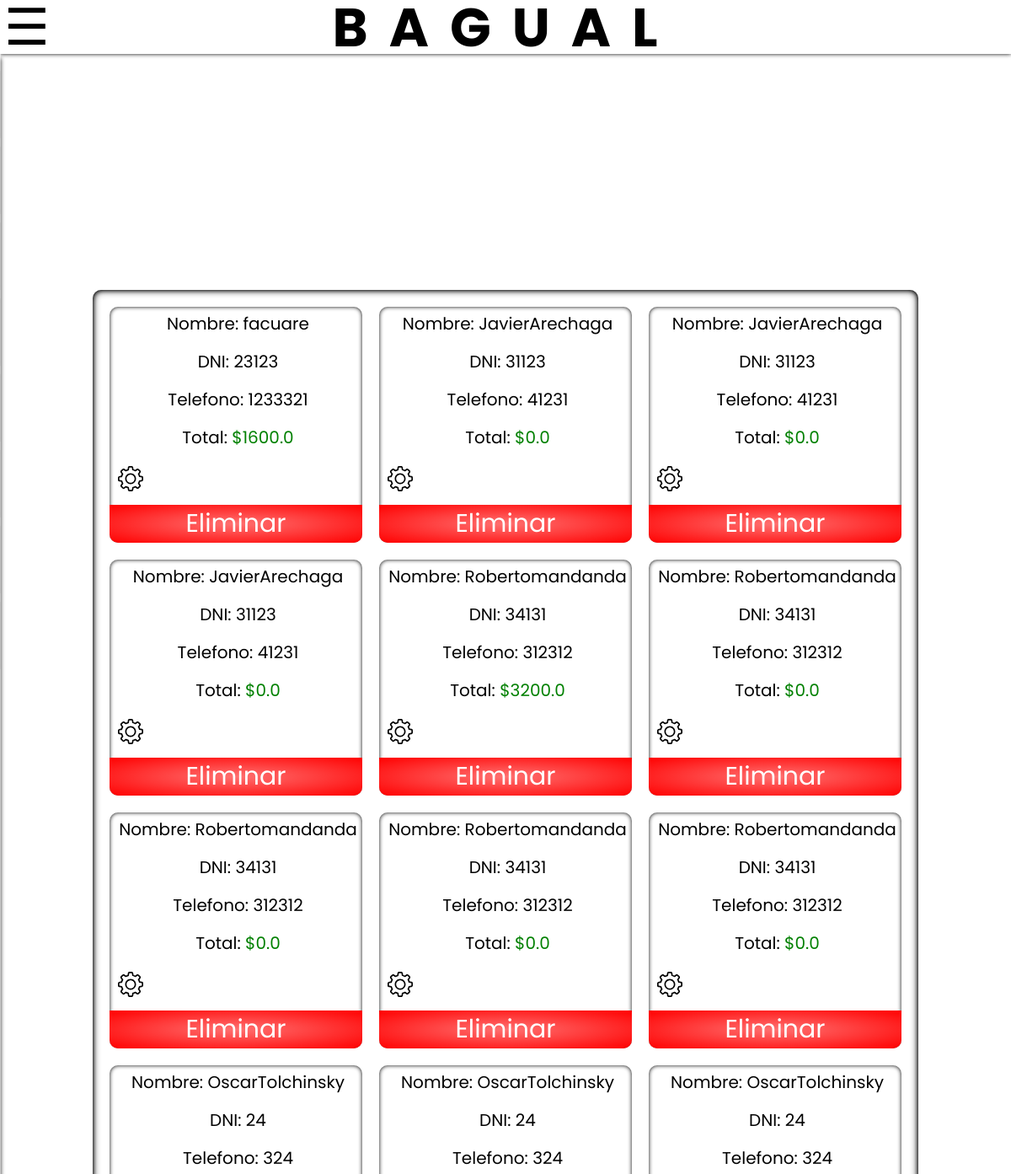
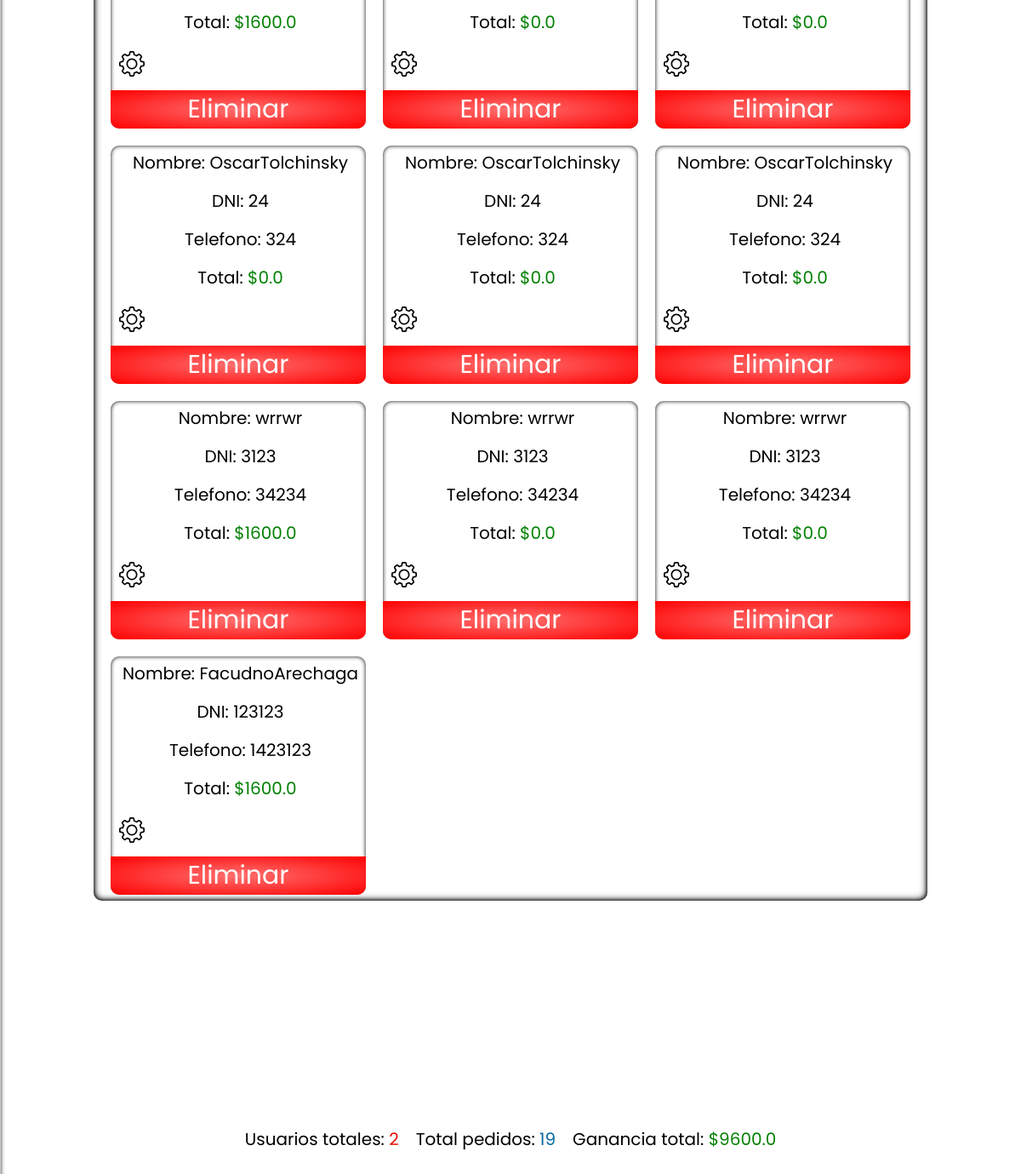
The app's page /datos/ (signed in) with its own data (2 pictures, top to bottom).
### pedidos/models.py (models this page shows)
class pedidos(models.Model):
    nombre = models.TextField()
    DNI = models.IntegerField()
    telefono = models.IntegerField()
    total = models.FloatField()
    estado = models.IntegerField(null = True)
    user = models.ForeignKey(User, null=True, on_delete=models.CASCADE)

### pedidos/views.py (the view)
# urls.py: path('datos/', views.verPedidos, name="verPedidos"),
@staff_member_required
@login_required
def verPedidos(request):
    ventas = pedidos.objects.all()
    totalPedidos = pedidos.objects.all().count()
    totalCliente = User.objects.all().count()
    totalGanancia = 0
    productosDelPedido = prodsPedidos.objects.all()
    for i in ventas:
        totalGanancia += i.total
    return render(request, 'pedidosTotales.html',{
        'pedidos': ventas,
        'total': totalPedidos,
        'totalCliente': totalCliente,
        'ganancia': totalGanancia,
        'productos': productosDelPedido
    })

### pedidos/templates/pedidosTotales.html (shortened to what this page needs)
{% extends 'base.html' %} {% load static %}
    {% block content %}
    <link rel="stylesheet" href="{% static 'pedidosTotales.css' %}" />
    <main class="main-pedidos">
      <div class="pedidos">
        {% for pedido in pedidos %}
        <div class="cardPedido">
          <p class="name">Nombre: {{pedido.nombre}}</p>
          <p class="dni">DNI: {{pedido.DNI}}</p>
          <p class="tel">Telefono: {{pedido.telefono}}</p>
          <p class="total">Total: <span>${{pedido.total}}</span></p>
          <button class="state-options" onclick='abrir("{{pedido.nombre}}")'><img src="{% static 'settings-svgrepo-com (1).svg' %}" alt="" class="svg" ></button>
          <form action="{% url 'eliminarPedido' pedido.id %}" method="POST">
            <button class="eliminar">Eliminar</button>
          </form>
        </div>
        {% endfor %}
      </div>
      <div class="details">
        <p class="usuarios">Usuarios totales: <span>{{totalCliente}}</span></p>
        {% if total != 0 %}
        <p class="totalpedidos">Total pedidos: <span>{{total}}</span></p>
        <p class="ganancia">Ganancia total: <span>${{ganancia}}</span></p>
        {% else %}
        <h1>NO HAY PEDIDOS</h1>
        {% endif %}
      </div>
    </main>
    {% endblock content %}

### ecommerce/static/base.css (style rules this page uses)
* { padding: 0; margin: 0; font-family: "Poppins"; box-sizing: border-box; }

### ecommerce/static/pedidosTotales.css (style rules this page uses)
* { box-sizing: border-box; padding: 0; margin: 0; font-family: "Poppins"; }
.main-pedidos { padding-top: 80px; display: flex; justify-content: space-evenly; align-items: center; flex-direction: column; height: 100vh; }
.main-pedidos .pedidos { background: white; box-shadow: inset 0 0 5px #000, inset 0 0 10px #000; border-radius: 10px; display: grid; grid-template-columns: repeat(3, 300px); align-items: flex-start; gap: 20px; height: 70vh; overflow-y: scroll; padding: 20px; }
.main-pedidos .pedidos .cardPedido { display: flex; flex-direction: column; text-align: center; gap: 10px; font-size: 20px; box-shadow: inset 0 0 5px #000; border-radius: 10px; }
.main-pedidos .pedidos .cardPedido p { padding: 5px 0 0 5px; }
.main-pedidos .pedidos .cardPedido .total span { color: green; }
.eliminar { width: 100%; background: radial-gradient(#ff7070, #ff0000); color: white; font-size: 30px; border: none; border-radius: 0 0 10px 10px; }
.main-pedidos .details { display: flex; gap: 20px; font-size: 20px; }
.main-pedidos .details .usuarios span { color: rgb(228, 15, 0); }
.main-pedidos .details .totalpedidos span { color: rgb(4, 104, 161); }
.main-pedidos .details .ganancia span { color: #008000; }
.svg { width: 30px; height: 30px; }
.state-options { width: 40px; margin: 5px 0 0 5px; padding-top: 4px; cursor: pointer; background: transparent; border: none; }

### records on screen
pedidos: nombre "facuare", DNI "23123", telefono "1233321", total "1600.0"
pedidos: nombre "JavierArechaga", DNI "31123", telefono "41231", total "0.0"
pedidos: nombre "JavierArechaga", DNI "31123", telefono "41231", total "0.0"
pedidos: nombre "JavierArechaga", DNI "31123", telefono "41231", total "0.0"
pedidos: nombre "Robertomandanda", DNI "34131", telefono "312312", total "3200.0"
pedidos: nombre "Robertomandanda", DNI "34131", telefono "312312", total "0.0"
pedidos: nombre "Robertomandanda", DNI "34131", telefono "312312", total "0.0"
pedidos: nombre "Robertomandanda", DNI "34131", telefono "312312", total "0.0"
pedidos: nombre "Robertomandanda", DNI "34131", telefono "312312", total "0.0"
pedidos: nombre "OscarTolchinsky", DNI "24", telefono "324", total "1600.0"
pedidos: nombre "OscarTolchinsky", DNI "24", telefono "324", total "0.0"
pedidos: nombre "OscarTolchinsky", DNI "24", telefono "324", total "0.0"
pedidos: nombre "OscarTolchinsky", DNI "24", telefono "324", total "0.0"
pedidos: nombre "OscarTolchinsky", DNI "24", telefono "324", total "0.0"
pedidos: nombre "OscarTolchinsky", DNI "24", telefono "324", total "0.0"
pedidos: nombre "wrrwr", DNI "3123", telefono "34234", total "1600.0"
pedidos: nombre "wrrwr", DNI "3123", telefono "34234", total "0.0"
pedidos: nombre "wrrwr", DNI "3123", telefono "34234", total "0.0"
pedidos: nombre "FacudnoArechaga", DNI "123123", telefono "1423123", total "1600.0"

### other values on screen
{{ totalCliente }} "2"
{{ total }} "19"
{{ ganancia }} "9600.0"
